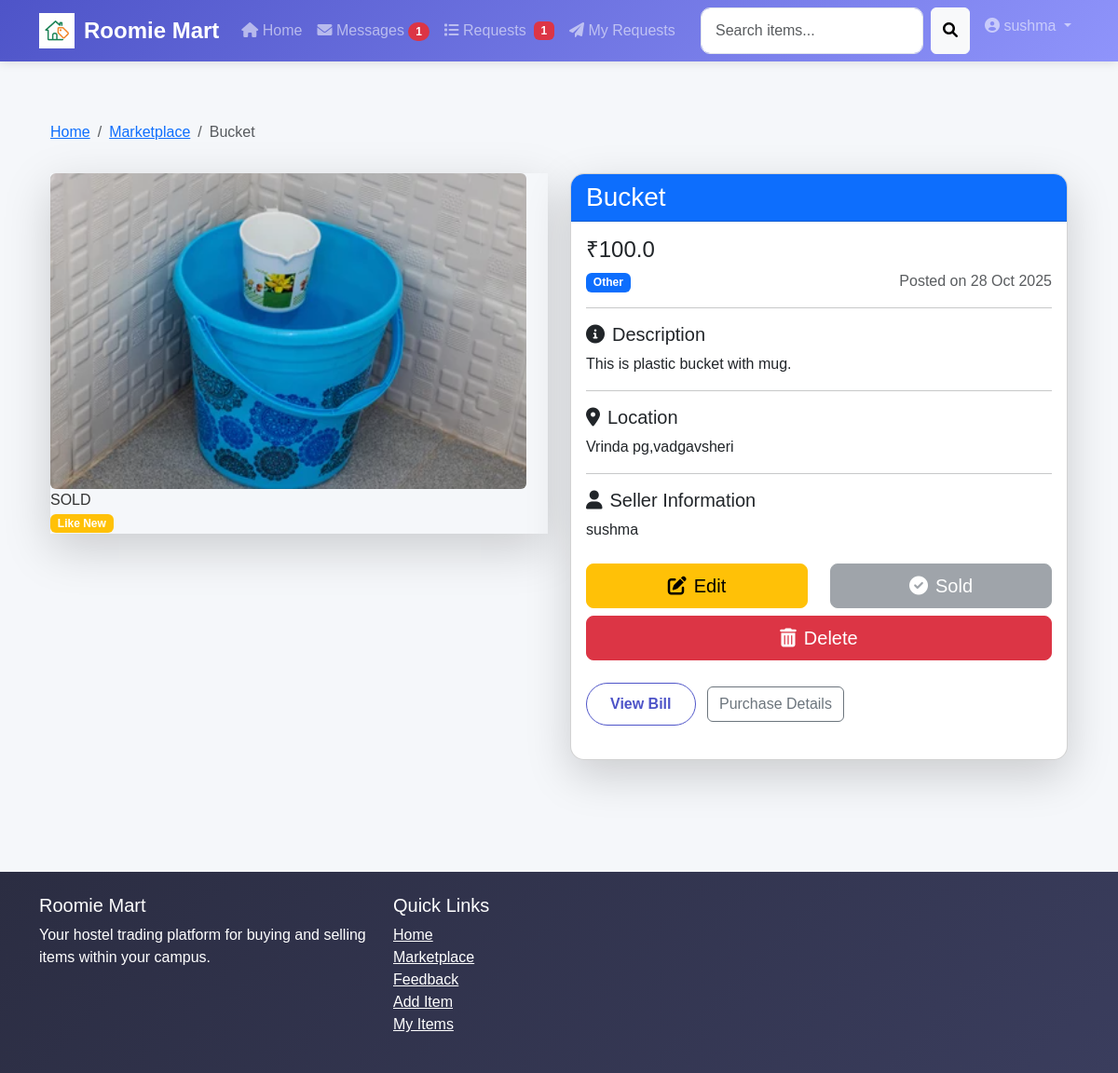
The app's page /item/3 (signed in) with its own data.
### tables this page shows
CREATE TABLE users (
        id INTEGER PRIMARY KEY AUTOINCREMENT,
        name TEXT NOT NULL,
        email TEXT UNIQUE NOT NULL,
        password TEXT NOT NULL,
        phone TEXT,
        hostel TEXT,
        block TEXT,
        room TEXT,
        created_at TIMESTAMP DEFAULT CURRENT_TIMESTAMP
    );

CREATE TABLE items (
        id INTEGER PRIMARY KEY AUTOINCREMENT,
        user_id INTEGER NOT NULL,
        title TEXT NOT NULL,
        category TEXT NOT NULL,
        price REAL NOT NULL,
        condition TEXT NOT NULL,
        image TEXT,
        description TEXT,
        hostel TEXT,
        block TEXT,
        status TEXT DEFAULT 'available',
        created_at TIMESTAMP DEFAULT CURRENT_TIMESTAMP,
        updated_at TIMESTAMP DEFAULT CURRENT_TIMESTAMP, address TEXT, latitude REAL, longitude REAL,
        FOREIGN KEY (user_id) REFERENCES users (id)
    );

### controllers/item_controller.py (the view)
@item_bp.route('/item/<int:item_id>')
def item_detail(item_id):
    item = Item.get_item_by_id(item_id)
    if not item:
        flash('Item not found', 'error')
        return redirect(url_for('item_bp.marketplace'))
    try:
        processed = process_items([item])
        item = processed[0] if processed else dict(item)
    except Exception:
        item = dict(item) if not isinstance(item, dict) else item
    img = item.get('image')
    if img:
        try:
            item['image'] = os.path.basename(img.replace('\\', '/'))
        except Exception:
            pass
    seller = {
        'name': item.get('seller_name') or item.get('seller') or '',
        'email': item.get('seller_email') or item.get('seller_email', ''),
        'phone': item.get('seller_phone') or item.get('seller_phone', ''),
        'hostel': item.get('seller_hostel') or item.get('hostel') or '',
        'block': item.get('seller_block') or item.get('block') or '',
        'room': item.get('seller_room') or item.get('room') or ''
    }
    order = None
    try:
        uid = session.get('user_id')
        if uid:
            order = Order.get_order_for_item_and_user(item_id, uid)
    except Exception:
        order = None
    return render_template('product_detail.html', item=item, seller=seller, order=order)

### templates/product_detail.html (shortened to what this page needs)
{% extends 'base.html' %}
{% block content %}
<div class="container page-transition">
    <div class="row mt-4 mb-5">
        <div class="col-12 mb-3">
            <nav aria-label="breadcrumb">
                <ol class="breadcrumb">
                    <li class="breadcrumb-item"><a href="{{ url_for('index') }}">Home</a></li>
                    <li class="breadcrumb-item"><a href="{{ url_for('item_bp.marketplace') }}">Marketplace</a></li>
                    <li class="breadcrumb-item active" aria-current="page">{{ item.title }}</li>
                </ol>
            </nav>
        </div>
        <div class="col-md-6 mb-4">
            <div class="product-image-container shadow-lg hover-shadow">
                {% if item.image %}
                <img src="{{ url_for('static', filename='uploads/' + item.image) }}" class="img-fluid rounded" alt="{{ item.title }}">
                {% else %}
                <img src="{{ url_for('static', filename='images/roomie_logo.png') }}" class="img-fluid rounded mx-auto d-block p-4" alt="Roomie Mart Logo">
                {% endif %}
                {% if item.status == 'sold' %}
                <div class="sold-overlay-large">
                    <span>SOLD</span>
                </div>
                {% endif %}
                <span class="badge bg-{{ 'success' if item.condition == 'New' else 'warning' if item.condition == 'Like New' else 'info' if item.condition == 'Good' else 'secondary' }} condition-badge-large">
                    {{ item.condition }}
                </span>
            </div>
        </div>
        <div class="col-md-6">
            <div class="card shadow-lg hover-shadow h-100">
                <div class="card-header bg-primary text-white">
                    <h3 class="mb-0">{{ item.title }}</h3>
                </div>
                <div class="card-body">
                    <div class="mb-3">
                        <h4 class="price-large">₹{{ item.price }}</h4>
                        <span class="badge bg-primary">{{ item.category }}</span>
                        <span class="text-muted float-end">Posted on {{ item.created_at.strftime('%d %b %Y') }}</span>
                    </div>
                    <hr>
                    <div class="mb-3">
                        <h5><i class="fas fa-info-circle me-2"></i>Description</h5>
                        <p>{{ item.description }}</p>
                    </div>
                    <hr>
                    <div class="mb-3">
                        <h5><i class="fas fa-map-marker-alt me-2"></i>Location</h5>
                        {% if item.address %}
                        <p>{{ item.address }}</p>
                        {% else %}
                        <p>{{ item.hostel }} - Block {{ item.block }}</p>
                        {% endif %}
                    </div>
                    <hr>
                    <div class="mb-3">
                        <h5><i class="fas fa-user me-2"></i>Seller Information</h5>
                        <p>{{ seller.name }}</p>
                    </div>
                    <div class="d-grid gap-2 mt-4">
                        {% if current_user.is_authenticated and current_user.id != item.user_id and item.status != 'sold' %}
                        <div class="d-flex gap-2">
                            <form action="{{ url_for('requests_bp.create_request', item_id=item.id) }}" method="POST">
                                <input type="hidden" name="from_buy" value="1">
                                <button type="submit" class="btn btn-success btn-lg btn-hover-effect">
                                    <i class="fas fa-shopping-bag me-2"></i>Order Now
                                </button>
                            </form>
                            <button type="button" class="btn btn-primary btn-lg btn-hover-effect glow-border" data-bs-toggle="modal" data-bs-target="#contactModal">
                                <i class="fas fa-envelope me-2"></i>Contact Seller
                            </button>
                        </div>
                        {% elif current_user.is_authenticated and current_user.id == item.user_id %}
                        <div class="row">
                            <div class="col-6">
                                <a href="{{ url_for('item_bp.edit_item', item_id=item.id) }}" class="btn btn-warning btn-lg btn-hover-effect w-100">
                                    <i class="fas fa-edit me-2"></i>Edit
                                </a>
                            </div>
                            <div class="col-6">
                                {% if item.status != 'sold' %}
                                <button type="button" class="btn btn-success btn-lg btn-hover-effect w-100" data-bs-toggle="modal" data-bs-target="#markSoldModal">
                                    <i class="fas fa-check-circle me-2"></i>Mark as Sold
                                </button>
                                {% else %}
                                <button type="button" class="btn btn-secondary btn-lg w-100" disabled>
                                    <i class="fas fa-check-circle me-2"></i>Sold
                                </button>
                                {% endif %}
                            </div>
                        </div>
                        <button type="button" class="btn btn-danger btn-lg btn-hover-effect" data-bs-toggle="modal" data-bs-target="#deleteModal">
                            <i class="fas fa-trash-alt me-2"></i>Delete
                        </button>
                        {% elif not current_user.is_authenticated %}
                        <a href="{{ url_for('auth_bp.login') }}" class="btn btn-primary btn-lg btn-hover-effect glow-border">
                            <i class="fas fa-sign-in-alt me-2"></i>Login to Contact Seller
                        </a>
                        {% else %}
                        <button type="button" class="btn btn-secondary btn-lg" disabled>
                            <i class="fas fa-ban me-2"></i>Item Sold
                        </button>
                        {% endif %}
                        {% if order %}
                        <div class="mt-3">
                            <a href="{{ url_for('orders_bp.view_order', order_id=order['id']) }}" class="btn btn-outline-primary me-2">View Bill</a>
                            <button class="btn btn-outline-secondary" data-bs-toggle="modal" data-bs-target="#purchaseDetailsModal">Purchase Details</button>
                        </div>
                        {% endif %}
                    </div>
                </div>
            </div>
        </div>
    </div>
</div>
{% endblock %}

### templates/base.html (shortened to what this page needs)
<!DOCTYPE html>
<html lang="en">
<head>
    <link href="https://cdn.jsdelivr.net/npm/bootstrap@5.3.0-alpha1/dist/css/bootstrap.min.css" rel="stylesheet">
    <link rel="stylesheet" href="https://cdnjs.cloudflare.com/ajax/libs/font-awesome/6.0.0/css/all.min.css">
    <link rel="stylesheet" href="{{ url_for('static', filename='css/style.css') }}">
    <link rel="stylesheet" href="{{ url_for('static', filename='css/animation.css') }}">
    <link rel="stylesheet" href="{{ url_for('static', filename='css/messaging.css') }}">
</head>
<body>
    <nav class="navbar navbar-expand-lg navbar-dark bg-primary sticky-top">
        <div class="container">
            <a class="navbar-brand d-flex align-items-center" href="{{ url_for('index') }}">
                <img src="{{ url_for('static', filename='images/pg logo.png') }}" alt="Roomie Mart" style="height:38px; width:auto; object-fit:contain; margin-right:10px;">
                <span class="navbar-brand-text">Roomie Mart</span>
            </a>
            <div class="collapse navbar-collapse" id="navbarNav">
                <ul class="navbar-nav me-auto">
                    <li class="nav-item">
                        <a class="nav-link" href="{{ url_for('index') }}"><i class="fas fa-home"></i> Home</a>
                    </li>
                    {% if session.get('user_id') %}
                    <li class="nav-item">
                        <a class="nav-link" href="{{ url_for('message_bp.messages') }}">
                            <i class="fas fa-envelope"></i> Messages
                            <span id="unread-badge" class="badge bg-danger rounded-pill" style="display: none;"></span>
                        </a>
                    </li>
                    <li class="nav-item">
                        <a class="nav-link d-flex align-items-center justify-content-between" href="{{ url_for('requests_bp.owner_requests') }}">
                            <span><i class="fas fa-list"></i> Requests</span>
                            {% if pending_requests_count > 0 %}
                                <span class="badge bg-danger ms-2">{{ pending_requests_count }}</span>
                            {% endif %}
                        </a>
                    </li>
                    <li class="nav-item">
                        <a class="nav-link" href="{{ url_for('requests_bp.my_requests') }}"><i class="fas fa-paper-plane"></i> My Requests</a>
                    </li>
                    {% endif %}
                </ul>
                <div class="d-flex">
                    <form class="d-flex me-2" action="{{ url_for('item_bp.search') }}" method="GET">
                        <input class="form-control me-2" type="search" name="query" placeholder="Search items...">
                        <button class="btn btn-light" type="submit"><i class="fas fa-search"></i></button>
                    </form>
                    <ul class="navbar-nav">
                        {% if session.get('user_id') %}
                        <li class="nav-item dropdown">
                            <a class="nav-link dropdown-toggle" href="#" id="navbarDropdown" role="button" data-bs-toggle="dropdown">
                                <i class="fas fa-user-circle"></i> {{ session.get('user_name', 'User') }}
                            </a>
                        </li>
                        {% else %}
                        <li class="nav-item">
                            <a class="nav-link btn btn-primary text-white" href="{{ url_for('auth_bp.register') }}"><i class="fas fa-user-plus"></i> Register</a>
                        </li>
                        {% endif %}
                    </ul>
                </div>
            </div>
        </div>
    </nav>
    <main class="container py-4">
        {% block content %}{% endblock %}
    </main>
    <footer class="bg-dark text-white py-4 mt-5">
        <div class="container">
            <div class="row">
                <div class="col-md-4">
                    <h5>Roomie Mart</h5>
                    <p>Your hostel trading platform for buying and selling items within your campus.</p>
                </div>
                <div class="col-md-4">
                    <h5>Quick Links</h5>
                    <ul class="list-unstyled">
                        <li><a href="{{ url_for('index') }}" class="text-white">Home</a></li>
                        <li><a href="{{ url_for('item_bp.marketplace') }}" class="text-white">Marketplace</a></li>
                        <li><a href="{{ url_for('feedback_bp.feedback') }}" class="text-white">Feedback</a></li>
                        {% if session.get('user_id') %}
                        <li><a href="{{ url_for('item_bp.add_item') }}" class="text-white">Add Item</a></li>
                        <li><a href="{{ url_for('item_bp.my_items') }}" class="text-white">My Items</a></li>
                        {% endif %}
                    </ul>
                </div>
            </div>
        </div>
    </footer>
</body>
</html>

### records on screen
users: get "sushma", name "sushma"
items: title "Bucket", condition "Like New", price "100.0", category "Other", description "This is plastic bucket with mug.", address "Vrinda pg,vadgavsheri"

### other values on screen
{{ pending_requests_count }} "1"
{{ item.created_at.strftime('%d %b %Y') }} "28 Oct 2025"
